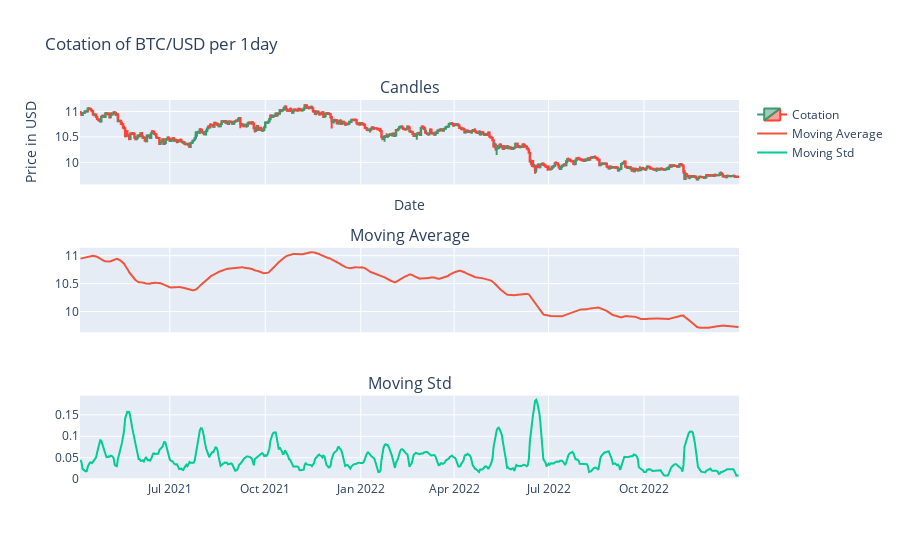

Notebook code for this chart:
### Markdown cell above
<font size="4">

- As we can see, there is no real stationnarity in this time series.

Let's apply logarithmic transformation to the data in order to reduce the variation strength.

### Code cell
log_data = add_arima_indicators(data, "close", period = 14, ln = True) 

arima_viz_with_indicator(log_data, symbol, interval)

### Figure 1 — Plotly figure (JSON) as saved in the notebook; plotly's stock layout.template omitted (floating-point values rounded to 4 significant figures; data arrays with more than 128 entries replaced by an {"elided": "..."} marker saying what was removed)
{"data": [{"close": {"elided": "635 float values"}, "high": {"elided": "635 float values"}, "low": {"elided": "635 float values"}, "name": "Cotation", "open": {"elided": "635 float values"}, "type": "candlestick", "x": {"elided": "635 str values"}, "xaxis": "x", "yaxis": "y"}, {"mode": "lines", "name": "Moving Average", "type": "scatter", "x": {"elided": "635 str values"}, "xaxis": "x2", "y": {"elided": "635 float values"}, "yaxis": "y2"}, {"mode": "lines", "name": "Moving Std", "type": "scatter", "x": {"elided": "635 str values"}, "xaxis": "x3", "y": {"elided": "635 float values"}, "yaxis": "y3"}], "layout": {"annotations": [{"font": {"size": 16}, "showarrow": false, "text": "Candles", "x": 0.5, "xanchor": "center", "xref": "paper", "y": 1, "yanchor": "bottom", "yref": "paper"}, {"font": {"size": 16}, "showarrow": false, "text": "Moving Average", "x": 0.5, "xanchor": "center", "xref": "paper", "y": 0.6111, "yanchor": "bottom", "yref": "paper"}, {"font": {"size": 16}, "showarrow": false, "text": "Moving Std", "x": 0.5, "xanchor": "center", "xref": "paper", "y": 0.2222, "yanchor": "bottom", "yref": "paper"}], "autosize": true, "title": {"text": "Cotation of BTC/USD per 1day"}, "xaxis": {"anchor": "y", "autorange": true, "domain": [0, 1], "matches": "x3", "range": ["2021-04-05 12:00", "2022-12-31 12:00"], "rangeslider": {"visible": false, "yaxis": {}}, "showticklabels": false, "title": {"text": "Date"}, "type": "date"}, "xaxis2": {"anchor": "y2", "autorange": true, "domain": [0, 1], "matches": "x3", "range": ["2021-04-05 12:00", "2022-12-31 12:00"], "showticklabels": false, "type": "date"}, "xaxis3": {"anchor": "y3", "autorange": true, "domain": [0, 1], "range": ["2021-04-05 12:00", "2022-12-31 12:00"], "type": "date"}, "yaxis": {"anchor": "x", "autorange": true, "domain": [0.7778, 1], "range": [9.566, 11.22], "title": {"text": "Price in USD"}}, "yaxis2": {"anchor": "x2", "autorange": true, "domain": [0.3889, 0.6111], "range": [9.631, 11.14], "type": "linear"}, "yaxis3": {"anchor": "x3", "autorange": true, "domain": [0, 0.2222], "range": [-0.001896, 0.1949], "type": "linear"}}}
